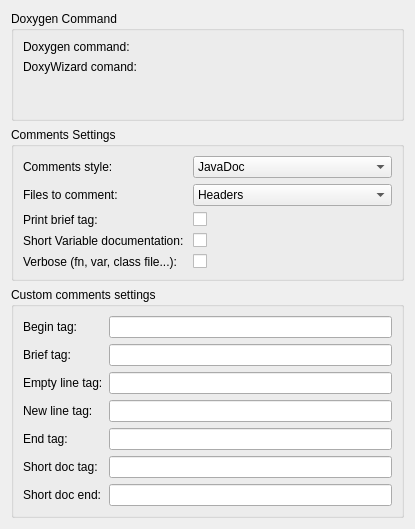
<?xml version="1.0" encoding="UTF-8"?>
<ui version="4.0">
 <class>DoxygenSettingsWidget</class>
 <widget class="QWidget" name="DoxygenSettingsWidget">
  <property name="geometry">
   <rect>
    <x>0</x>
    <y>0</y>
    <width>415</width>
    <height>529</height>
   </rect>
  </property>
  <property name="windowTitle">
   <string>Form</string>
  </property>
  <layout class="QVBoxLayout" name="verticalLayout_2">
   <item>
    <layout class="QHBoxLayout" name="horizontalLayout">
     <property name="sizeConstraint">
      <enum>QLayout::SetDefaultConstraint</enum>
     </property>
     <item>
      <layout class="QVBoxLayout" name="verticalLayout">
       <item>
        <widget class="QGroupBox" name="commandsGroupBox">
         <property name="sizePolicy">
          <sizepolicy hsizetype="Expanding" vsizetype="Preferred">
           <horstretch>0</horstretch>
           <verstretch>0</verstretch>
          </sizepolicy>
         </property>
         <property name="title">
          <string>Doxygen Command</string>
         </property>
         <property name="checkable">
          <bool>false</bool>
         </property>
         <layout class="QFormLayout" name="formLayout_4">
          <property name="fieldGrowthPolicy">
           <enum>QFormLayout::ExpandingFieldsGrow</enum>
          </property>
          <item row="0" column="0" colspan="2">
           <layout class="QFormLayout" name="commandsLayout">
            <property name="fieldGrowthPolicy">
             <enum>QFormLayout::ExpandingFieldsGrow</enum>
            </property>
            <item row="0" column="0">
             <widget class="QLabel" name="label_4">
              <property name="text">
               <string>Doxygen command:</string>
              </property>
             </widget>
            </item>
            <item row="2" column="0">
             <widget class="QLabel" name="label_6">
              <property name="text">
               <string>DoxyWizard comand:</string>
              </property>
             </widget>
            </item>
            <item row="0" column="1">
             <widget class="Utils::PathChooser" name="pathChooser_doxygen" native="true">
              <property name="enabled">
               <bool>true</bool>
              </property>
              <property name="minimumSize">
               <size>
                <width>10</width>
                <height>0</height>
               </size>
              </property>
             </widget>
            </item>
            <item row="2" column="1">
             <widget class="Utils::PathChooser" name="pathChooser_wizard" native="true">
              <property name="minimumSize">
               <size>
                <width>10</width>
                <height>0</height>
               </size>
              </property>
             </widget>
            </item>
           </layout>
          </item>
         </layout>
        </widget>
       </item>
       <item>
        <widget class="QGroupBox" name="commentsGroupBox">
         <property name="sizePolicy">
          <sizepolicy hsizetype="Minimum" vsizetype="Preferred">
           <horstretch>0</horstretch>
           <verstretch>0</verstretch>
          </sizepolicy>
         </property>
         <property name="title">
          <string>Comments Settings</string>
         </property>
         <layout class="QFormLayout" name="formLayout_3">
          <property name="fieldGrowthPolicy">
           <enum>QFormLayout::ExpandingFieldsGrow</enum>
          </property>
          <item row="0" column="0" colspan="2">
           <layout class="QFormLayout" name="commentsLayout">
            <property name="fieldGrowthPolicy">
             <enum>QFormLayout::AllNonFixedFieldsGrow</enum>
            </property>
            <item row="0" column="0">
             <widget class="QLabel" name="label">
              <property name="text">
               <string>Comments style:</string>
              </property>
             </widget>
            </item>
            <item row="0" column="1">
             <widget class="QComboBox" name="styleChooser">
              <property name="sizeAdjustPolicy">
               <enum>QComboBox::AdjustToContentsOnFirstShow</enum>
              </property>
              <item>
               <property name="text">
                <string>JavaDoc</string>
               </property>
              </item>
              <item>
               <property name="text">
                <string>Qt</string>
               </property>
              </item>
              <item>
               <property name="text">
                <string>Custom</string>
               </property>
              </item>
             </widget>
            </item>
            <item row="2" column="0">
             <widget class="QLabel" name="label_2">
              <property name="text">
               <string>Print brief tag:</string>
              </property>
             </widget>
            </item>
            <item row="2" column="1">
             <widget class="QCheckBox" name="printBriefTag">
              <property name="text">
               <string/>
              </property>
             </widget>
            </item>
            <item row="4" column="0">
             <widget class="QLabel" name="label_3">
              <property name="text">
               <string>Verbose (fn, var, class file...): </string>
              </property>
             </widget>
            </item>
            <item row="4" column="1">
             <widget class="QCheckBox" name="verbosePrinting">
              <property name="text">
               <string/>
              </property>
             </widget>
            </item>
            <item row="3" column="0">
             <widget class="QLabel" name="label_5">
              <property name="text">
               <string>Short Variable documentation: </string>
              </property>
             </widget>
            </item>
            <item row="3" column="1">
             <widget class="QCheckBox" name="shortVariableDocumentation">
              <property name="text">
               <string/>
              </property>
             </widget>
            </item>
            <item row="1" column="0">
             <widget class="QLabel" name="label_14">
              <property name="text">
               <string>Files to comment:</string>
              </property>
             </widget>
            </item>
            <item row="1" column="1">
             <widget class="QComboBox" name="fcommentChooser">
              <item>
               <property name="text">
                <string>Headers</string>
               </property>
              </item>
              <item>
               <property name="text">
                <string>Implementations</string>
               </property>
              </item>
             </widget>
            </item>
           </layout>
          </item>
         </layout>
        </widget>
       </item>
       <item>
        <widget class="QGroupBox" name="customGroupBox">
         <property name="title">
          <string>Custom comments settings</string>
         </property>
         <layout class="QFormLayout" name="formLayout_6">
          <item row="0" column="0" colspan="2">
           <layout class="QFormLayout" name="customLayout">
            <item row="1" column="0">
             <widget class="QLabel" name="label_7">
              <property name="text">
               <string>Brief tag:</string>
              </property>
             </widget>
            </item>
            <item row="0" column="0">
             <widget class="QLabel" name="label_8">
              <property name="text">
               <string>Begin tag:</string>
              </property>
             </widget>
            </item>
            <item row="2" column="0">
             <widget class="QLabel" name="label_9">
              <property name="text">
               <string>Empty line tag:</string>
              </property>
             </widget>
            </item>
            <item row="3" column="0">
             <widget class="QLabel" name="label_10">
              <property name="text">
               <string>New line tag:</string>
              </property>
             </widget>
            </item>
            <item row="4" column="0">
             <widget class="QLabel" name="label_11">
              <property name="text">
               <string>End tag:</string>
              </property>
             </widget>
            </item>
            <item row="0" column="1">
             <widget class="QLineEdit" name="beginTagEdit"/>
            </item>
            <item row="1" column="1">
             <widget class="QLineEdit" name="briefTagEdit"/>
            </item>
            <item row="2" column="1">
             <widget class="QLineEdit" name="emptyLineTagEdit"/>
            </item>
            <item row="3" column="1">
             <widget class="QLineEdit" name="newLineEdit"/>
            </item>
            <item row="4" column="1">
             <widget class="QLineEdit" name="endTagEdit"/>
            </item>
            <item row="5" column="0">
             <widget class="QLabel" name="label_12">
              <property name="text">
               <string>Short doc tag:</string>
              </property>
             </widget>
            </item>
            <item row="5" column="1">
             <widget class="QLineEdit" name="shortTagEdit"/>
            </item>
            <item row="6" column="0">
             <widget class="QLabel" name="label_13">
              <property name="text">
               <string>Short doc end:</string>
              </property>
             </widget>
            </item>
            <item row="6" column="1">
             <widget class="QLineEdit" name="shortTagEndEdit"/>
            </item>
           </layout>
          </item>
         </layout>
        </widget>
       </item>
      </layout>
     </item>
    </layout>
   </item>
  </layout>
 </widget>
 <customwidgets>
  <customwidget>
   <class>Utils::PathChooser</class>
   <extends>QWidget</extends>
   <header location="global">utils/pathchooser.h</header>
   <container>1</container>
   <slots>
    <signal>editingFinished()</signal>
    <signal>browsingFinished()</signal>
   </slots>
  </customwidget>
 </customwidgets>
 <resources/>
 <connections/>
</ui>
